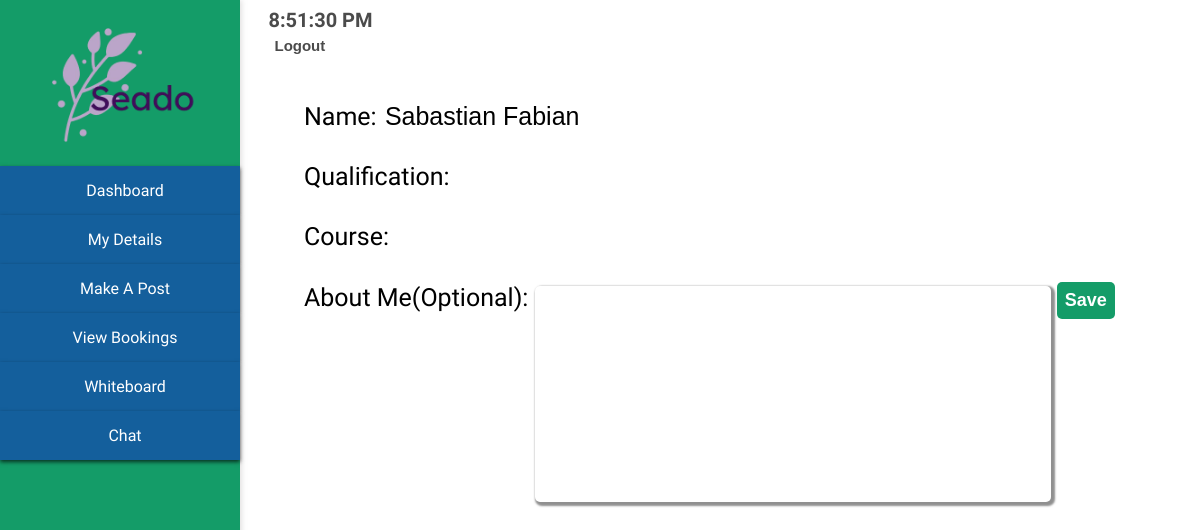
/tutor-details (signed in), run on an earlier commit of the app's database.
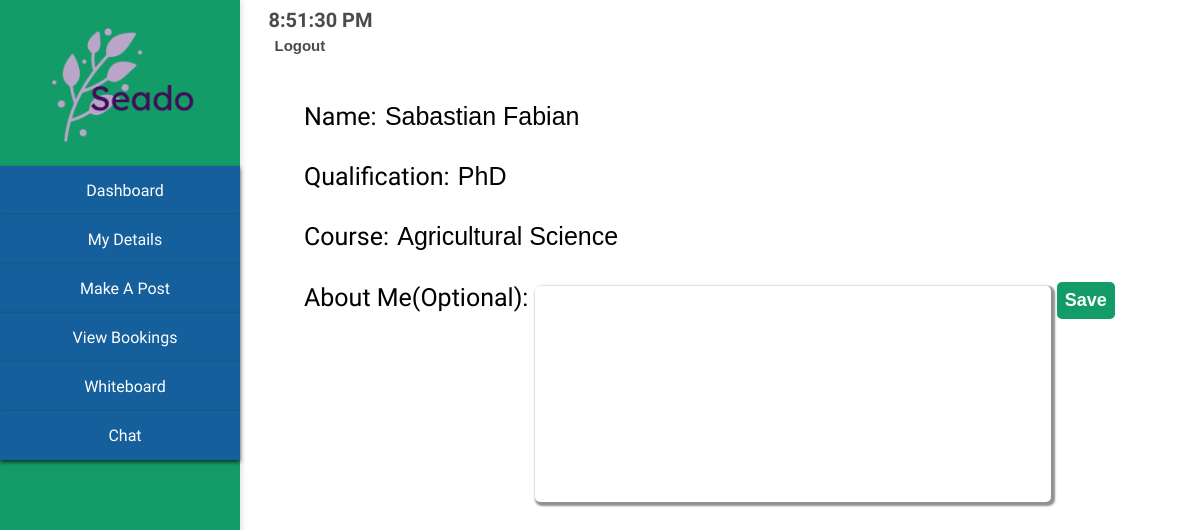
And on a later commit of the database.
### Website/models.py (models this page shows)
class Student(db.Model, UserMixin):
    id = db.Column(db.Integer, primary_key=True)
    firstName = db.Column(db.String(150), nullable=False)
    lastName = db.Column(db.String(150), nullable=False)
    school = db.Column(db.String(150), nullable=False)
    levelOfStudy = db.Column(db.String(150), nullable=False)
    year = db.Column(db.Integer, nullable=False)
    email = db.Column(db.String(150), unique=True, nullable=False)
    password = db.Column(db.String(150), nullable=False)
    profilePicture = db.Column(db.String(255), nullable=True)
    created_at = db.Column(db.DateTime, default=datetime.utcnow)

class Tutor(db.Model, UserMixin):
    id = db.Column(db.Integer, primary_key=True)
    firstName = db.Column(db.String(150), nullable=False)
    lastName = db.Column(db.String(150), nullable=False)
    qualification = db.Column(db.String(150), nullable=True)
    course = db.Column(db.String(150), nullable=True)
    email = db.Column(db.String(150), unique=True, nullable=False)
    password = db.Column(db.String(150), nullable=False)
    profilePicture = db.Column(db.String(255), nullable=True)

### Website/views.py (the view)
@views.route('/tutor-details', methods=['GET', 'POST'])
@login_required
def tutor_details():
        if request.method == 'POST':
            aboutMe = request.form.get('tutor-about-me').strip()
            tutor = current_user
            tutor.aboutMe = aboutMe
        db.session.commit()
        flash('About Me updated successfully!', category="success")
        return render_template("tutor/tutor-details.html")

### Website/templates/tutor/tutor-details.html (shortened to what this page needs)
<!DOCTYPE html>
<html lang="en">
<head>
    <link rel="stylesheet" href="{{ url_for('static', filename='stylesheets/dashboard-style.css') }}">
    <link rel="stylesheet" href="{{ url_for('static', filename='stylesheets/details-style.css') }}">
</head>
<body>
    <div class="container">
        <div class="side-pane">
            <div class="seado">
                <img class="seado-logo" src="{{ url_for('static', filename='icons/seado-logo.png') }}">
            </div>
            <nav>
                <ul>
                    <a href="{{ url_for('views.tutor_dashboard') }}"><li> Dashboard</li></a>
                    <a href="{{ url_for('views.tutor_details') }}"><li> My Details</li></a>
                    <a href="{{ url_for('views.tutor_make_post') }}"><li> Make A Post</li></a>
                    <a href="{{ url_for('views.tutor_bookings') }}"><li> View Bookings</li></a>
                    <a href="{{ url_for('views.tutor_live_session') }}"><li> Whiteboard</li></a>
                    <a href="{{ url_for('views.tutor_recent_chats') }}"><li> Chat</li></a>
                </ul>
            </nav>
        </div>
    </div>
    <div class="profile-header">
        <div class="top">
        <div class="live-time" id="live-time">
        </div>
        <div class="logout-button">
            <a href="{{ url_for('auth.tutor_logout') }}"><button class="logout">Logout</button></a>
        </div>
        </div>
    </div>
    <div class="tutor-info">
        <div class="tutor-info-line">Name: <input type="text" class="tutor-name-input" id="tutor-name" name="tutor-name" value="{{ tutor.firstName }} {{ tutor.lastName }}" readonly></div>
        <div class="tutor-info-line">Qualification: <input type="text" class="tutor-qualification" id="tutor-qualification" name="tutor-qualification" value="{{ tutor.qualification }}" readonly></div>
        <div class="tutor-info-line">Course: <input type="text" class="tutor-course" id="tutor-course" name="tutor-course" value="{{ tutor.course }}" readonly></div>
        <div class="tutor-info-line">About Me(Optional): <textarea class="tutor-about-me" id="tutor-about-me" name="tutor-about-me"></textarea>
            <button type="submit" name="saveBtn" id="saveBtn" class="save-button" value="{{ tutor.aboutMe }}">Save</button>
        </div>
    </div>
</body>
</html>

### Website/static/stylesheets/dashboard-style.css (style rules this page uses)
body { font-family: "Work Sans", sans-serif; font-optical-sizing: auto; font-weight: 450; font-style: normal; }
.side-pane { position: fixed; top: 0; left: 0; height: 100vh; background-color: rgb(20, 156, 104); width: 20%; color: white; padding: 0; margin: 0; box-shadow: 2px 0 5px rgba(173, 170, 170, 0.336); text-align: center; }
.seado-logo { width: 80%; margin-top: 20px; }
nav { margin-top: 10px; }
ul { list-style-type: none; margin: 0; padding: 0; }
li { background-color: rgb(20, 95, 156); padding-top: 15px; padding-bottom: 15px; border: none; box-shadow: 0 2px 4px rgba(0, 0, 0, 0.692); margin: 0; padding-left: 10px; cursor: pointer; }
.profile-header { margin-left: 22%; align-items: center; }
.top { font-size: 20px; }
.live-time { color: rgba(20, 19, 19, 0.763); font-weight: bold; }
.logout { border: none; background: none; cursor: pointer; color: rgba(20, 19, 19, 0.763); font-weight: bold; font-size: 15px; }
a { text-decoration: none; color: white; }

### Website/static/stylesheets/details-style.css (style rules this page uses)
.tutor-info { margin-left: 25%; font-size: 25px; margin-top: 40px; }
.tutor-info-line { margin-top: 20px; cursor: default; }
.tutor-about-me { margin-top: 10px; width: 90%; height: 200px; max-width: 500px; outline: none; border-radius: 5px; border: none; box-shadow: 2px 2px 2px 2px rgba(83, 83, 83, 0.644); font-size: 20px; resize: none; white-space: pre-wrap; overflow-wrap: break-word; text-align: left; vertical-align: top; padding: 8px; }
.tutor-name-input, .tutor-qualification, .tutor-course { height: 20px; width: 60%; max-width: 400px; border-radius: 5px; border: none; outline: none; font-size: 25px; padding-top: 10px; padding-bottom: 10px; cursor: default; }
.save-button { background-color: #149C68; color: white; border: none; border-radius: 5px; font-weight: bold; font-size: 18px; margin-top: 6px; cursor: pointer; padding: 8px; }

What changed in the data, as far as the page shows it:
no longer on this page (row unchanged): Student: tutor-name "Sabastian Fabian"
added Tutor: tutor-name "Sabastian Fabian", tutor-qualification "PhD", tutor-course "Agricultural Science"
